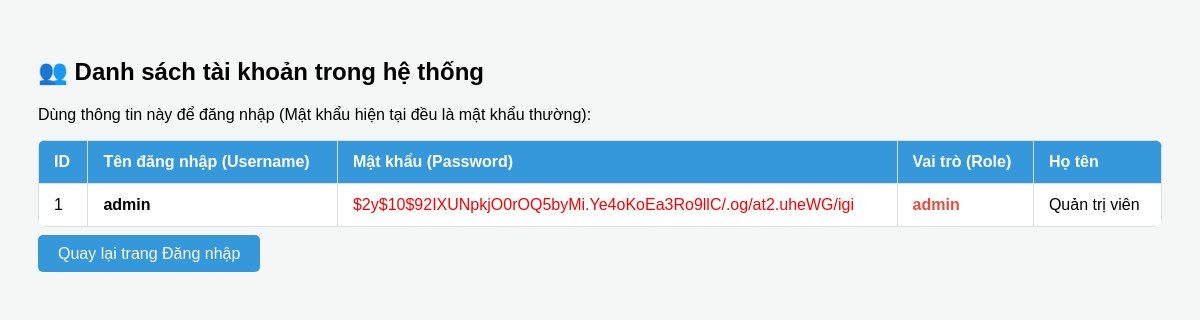
/tools/check_accounts.php, run on the app's committed database.
### tables this page shows
CREATE TABLE IF NOT EXISTS users (
    id INT AUTO_INCREMENT PRIMARY KEY,
    username VARCHAR(100) NOT NULL UNIQUE,
    password VARCHAR(255) NOT NULL,
    ho_ten VARCHAR(255),
    email VARCHAR(100),
    role ENUM('admin','user') DEFAULT 'user',
    status ENUM('Active', 'Locked') DEFAULT 'Active',
    created_at TIMESTAMP DEFAULT CURRENT_TIMESTAMP
);

### tools/check_accounts.php (the view, shortened to what this page needs)
<?php
include '../config/database.php';
$res = mysqli_query($conn, "SELECT id, username, password, role, ho_ten FROM users");
?>
<!DOCTYPE html>
<html lang="vi">
<head>
</head>
<body>
    <h2>👥 Danh sách tài khoản trong hệ thống</h2>
    <p>Dùng thông tin này để đăng nhập (Mật khẩu hiện tại đều là mật khẩu thường):</p>
    <table>
        <thead>
            <tr>
                <th>ID</th>
                <th>Tên đăng nhập (Username)</th>
                <th>Mật khẩu (Password)</th>
                <th>Vai trò (Role)</th>
                <th>Họ tên</th>
            </tr>
        </thead>
        <tbody>
            <?php while($row = mysqli_fetch_assoc($res)): ?>
            <tr>
                <td><?php echo $row['id']; ?></td>
                <td><strong><?php echo $row['username']; ?></strong></td>
                <td style="color:red;"><?php echo $row['password']; ?></td>
                <td class="<?php echo ($row['role'] == 'admin') ? 'role-admin' : 'role-user'; ?>">
                    <?php echo $row['role']; ?>
                </td>
                <td><?php echo $row['ho_ten']; ?></td>
            </tr>
            <?php endwhile; ?>
        </tbody>
    </table>
    <br>
    <a href="login.php" style="padding:10px 20px; background:#3498db; color:white; text-decoration:none; border-radius:5px;">Quay lại trang Đăng nhập</a>
</body>
</html>

### tools/check_accounts.php (style rules this page uses)
body { font-family: Arial; padding: 30px; background: #f4f7f6; }
table { width: 100%; border-collapse: collapse; background: white; border-radius: 8px; overflow: hidden; }
th, td { padding: 12px 15px; border: 1px solid #ddd; text-align: left; }
th { background: #3498db; color: white; }
.role-admin { color: #e74c3c; font-weight: bold; }

### data on the page
users: id "1", username "admin", password "$2y$10$92IXUNpkjO0rOQ5byMi.Ye4oKoEa3Ro9llC/.og/at2.uheWG/igi", role "admin", ho_ten "Quản trị viên"
